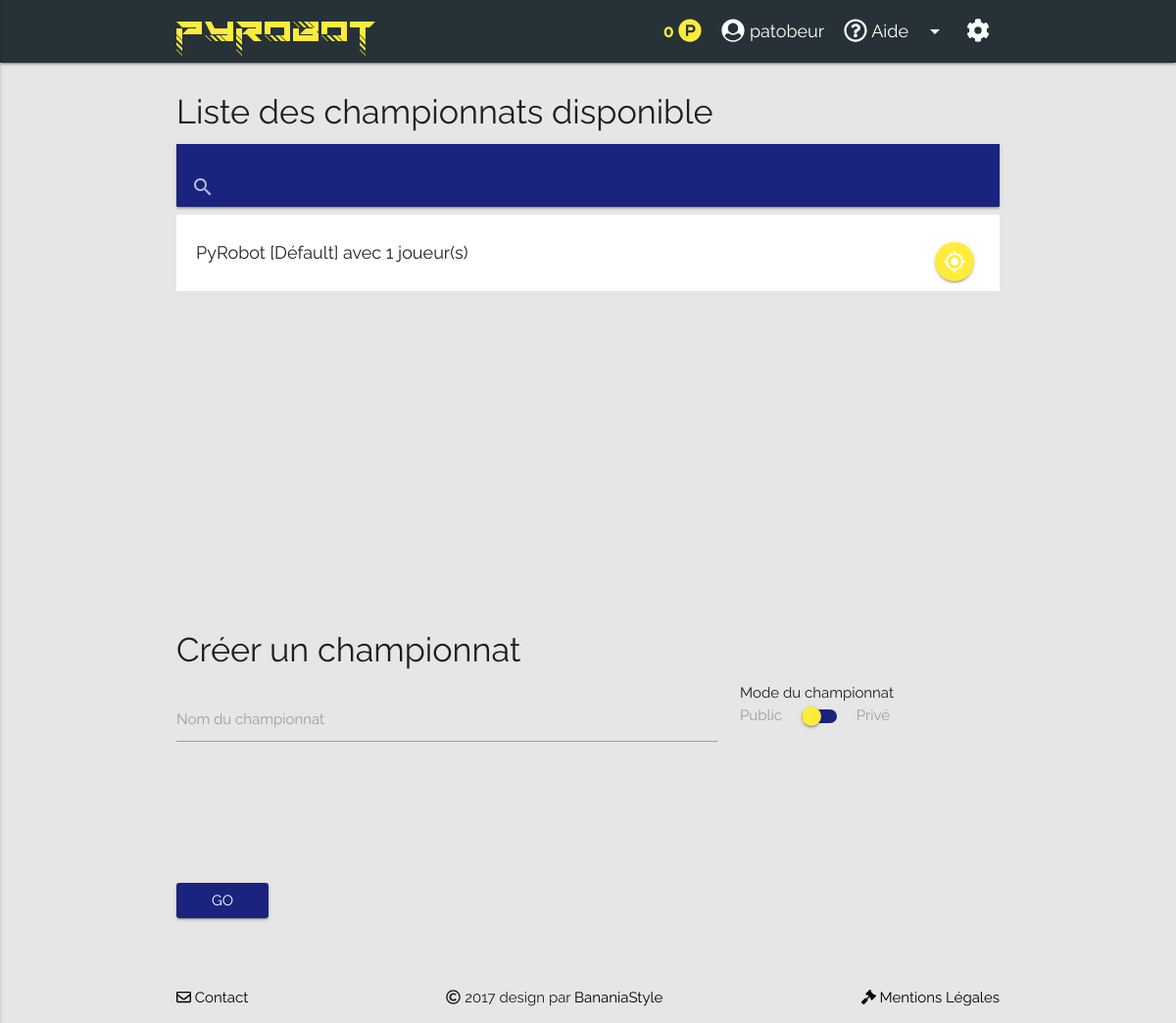
Screenshot of /championnat/ (signed in) with the database file from the repository.
### backend/models.py (models this page shows, shortened)
class Championship(models.Model):
    name = models.CharField(max_length=60, blank=False, unique=True)
    private_mode = models.BooleanField(default=False)
    secret_word = models.CharField(max_length=60, blank=True)
    players = models.ManyToManyField(UserProfile)

### backend/views.py (the view, shortened to what this page needs)
# urls.py: url(r'^championnat/$', views.CreateChampionship.as_view(), name='championship'),
class CreateChampionship(FormView):
    template_name = 'backend/championship.html'
    form_class = ChampionshipForm
    success_url = '/'
    def get_context_data(self, **kwargs):
        context = super(CreateChampionship, self).get_context_data(**kwargs)
        context['pageIn'] = 'championship'
        context['all_championship'] = Championship.objects.exclude(pk=Championship.objects.get(pk=1).pk)
        context['championnat'] = UserProfile.objects.get(user=self.request.user).championship_set.all()[0].name
        context['championnat_mode'] = UserProfile.objects.get(user=self.request.user).championship_set.all()[
            0].private_mode
        return context

### backend/forms.py
class ChampionshipForm(forms.Form):
    name = forms.CharField(label='Nom du championnat', max_length=60, required=True, widget=forms.TextInput(attrs={'class':'validate'}))
    secret_pass = forms.CharField(label='Code secret', max_length=60, required=False, widget=forms.TextInput(attrs={'type' : 'password'}), help_text='Créez un code secret.')

### backend/templates/backend/championship.html (shortened to what this page needs)
{% extends "base.html" %}
{% load staticfiles %}
{% block content %}
    <div class="container">
        <div class="row">
            <div class="col s12 m12 l12">
                <h4>Liste des championnats disponible</h4>
                <nav class="indigo darken-4">
                    <div class="nav-wrapper">
                        <form>
                            <div class="input-field">
                                <input id="searchChamp_id" type="search" onkeyup="searchChamp()" required>
                                <label class="label-icon" for="searchChamp"><i class="material-icons">search</i></label>
                                <i class="material-icons">close</i>
                            </div>
                        </form>
                    </div>
                </nav>
                <ul id="resultChamp" class="collection" style="min-height: 394px; max-height: 396px; overflow: auto">
                    {% for champ in all_championship %}
                        <li class="collection-item">
                            <p>{% if champ.private_mode %}<i class="material-icons">lock</i>{% endif %} {{ champ.name }}
                                {% if champ.players.all|length == 0 %}
                                    aucun joueur(s) [EN ATTENTE DE SUPPRESSION]
                                {% else %}
                                    avec {{ champ.players.all|length }} joueur(s)
                                {% endif %}
                                {% if champ.name == championnat %}
                                    <span class="badge">
                                        <a class="btn-floating yellow" data-champpk="{{ champ.pk }}">
                                            <i id="{{ champ.name }}" data-mode="{{ champ.private_mode }}" class="championship large material-icons">my_location</i>
                                        </a>
                                    </span>
                                {% endif %}
                            </p>
                        </li>
                    {% endfor %}
                </ul>
            </div>
            <div class="col s12 m12 l12">
                <form action="" method="post">
                    <h4>Créer un championnat</h4>
                    <div class="row">
                        <div class="input-field col s12 m8 l8">
                            {{ form.name }}
                            <label for="{{ form.name.label }}">{{ form.name.label }}</label>
                        </div>
                        <div class="col s12 m4 l4">
                            <div class="switch">
                                <div>Mode du championnat</div>
                                <label>
                                    Public
                                    <span class="lever" onclick="displayPrivateChamp()"></span>
                                    Privé
                                </label>
                            </div>
                        </div>
                    </div>
                    <div class="modal-footer">
                        <input type="submit" value="Go" class=" modal-action waves-effect indigo darken-4 btn">
                    </div>
                </form>
            </div>
        </div>
    </div>
{% endblock %}

### backend/templates/backend/header.html (shortened to what this page needs)
{% load static %}
<header class="col s12 m12 l12 navbar-fixed">
    <nav class="blue-grey darken-4" role="navigation">
        <div class="container nav-wrapper">
            <a href="/" class="brand-logo yellow-text" onclick="window.location.href='/'">PyRobot</a>
            {% if pageIn != 'documentation' and pageIn != 'faq' and pageIn != 'tutoriels' %}
                <ul id="nav-mobile" class="right hide-on-med-and-down">
                    <li>
                        <div class="yellow-text nav-elem" href="#">
                            <b>{{ point }}</b>
                            <i class="fab fa-product-hunt fa-lg"></i>
                        </div>
                    </li>
                    <li>
                        <a class="nav-elem" href="{% url 'backend:profile_perso' %}">
                            <i class="fas fa-user-circle fa-lg"></i> {{ user }}</a>
                    </li>
                    <li>
                        <a class="dropdown-button nav-elem" href="#" data-beloworigin="true"
                           data-activates="index3">
                            <i class="far fa-question-circle fa-lg"></i> Aide
                            <i class="material-icons right">arrow_drop_down</i>
                        </a>
                    </li>
                    <li>
                        <a class="dropdown-button nav-elem" href="#" data-beloworigin="true" data-activates="index4">
                            <i class="fas fa-cog fa-lg"></i>
                        </a>
                    </li>
                </ul>
            {% endif %}
        </div>
    </nav>
</header>

### backend/static/css/style.css (style rules this page uses)
body { display: flex; min-height: 100vh; flex-direction: column; }

### backend/static/css/newStyle.css (style rules this page uses)
body { background-color: #e6e6e6; !important }
a { color: black; }
#nav-mobile .nav-elem { font-size: 1.2em; padding-left: 10px; padding-right: 10px }
.brand-logo { font-family: "Roadtest"; font-size: 50px !important; }

### backend/templates/base.html (style rules this page uses)
body { font-family: "Raleway", sans-serif }
p { font-size: large }

### rows the page displays
Championship: name "PyRobot [Défault]", players.all|length "1", private_mode False (drawn)

### other values shown
{{ point }} "0"
{{ user }} "patobeur"
